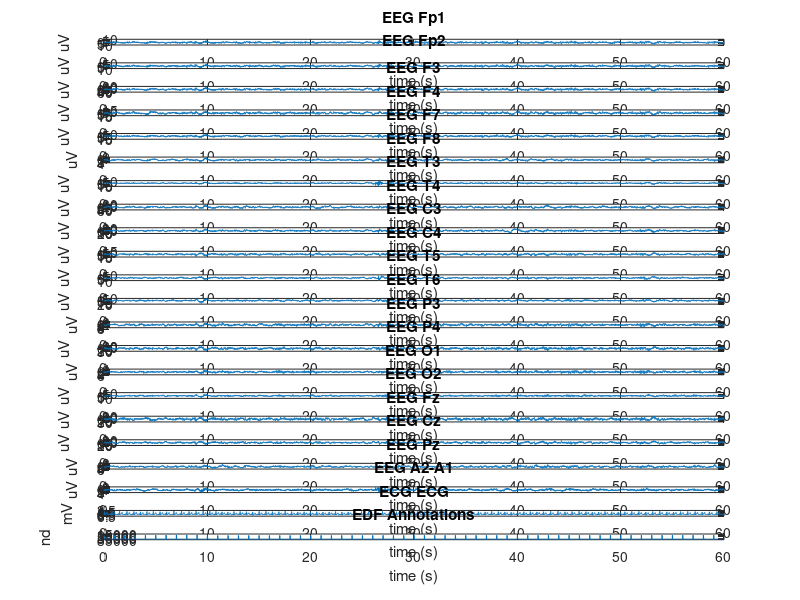
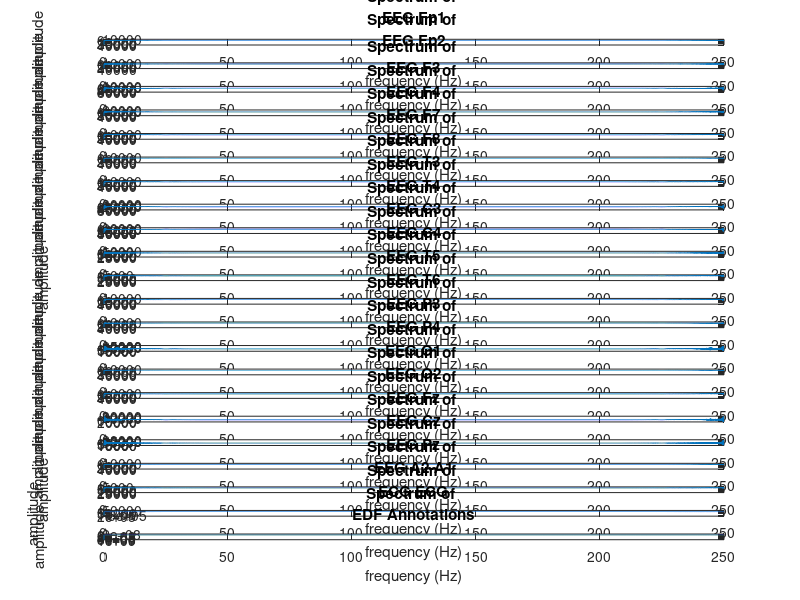

The MATLAB source for these figures, in order:
signal = load("downloaded_signal.mat");
    signal = signal.val;
    % number of samples
    N = size(signal,2);
    % number of channels
    Ch = size(signal,1);
    % sampling  - read from the .info file
    fs = 500;
    % base(s) and gain(s) - copy-paste data from .info file, for all channels if
    % necessary
    %base = 759.926000705;
    %gain = -3475;
    %units = 'uV';
    %channel_names = ['EEG Fp1'];
    
    base = [759.926000705,665.572325678, 573.024187942	,631.69163231	,789.269357091	,390.107862279, 222.987346527,	547.763543346, 527.555401568, 656.48690402, 560.753949022, 469.788751694,  496.93170171, 577.685346555, 197.322543698, 437.220424275, 680.442260993, 624.598992865, 202.349833174, 1180.34654117, 47502.3484796, 32767.5];
    gain = [-3475, -3016, -513, -2019, -2530, -6292, -1361, -456, -1115, 2539, 2884, -1545, -3431, 990, -2476,	-3611,	943,	1209,	-2092,	4558,	-10770,-1];
        %unit(s) - copy-paste data from .info file, for all channels if necessary
    units = {'uV','uV','uV','uV','uV','uV','uV','uV','uV','uV','uV','uV','uV','uV','uV','uV','uV','uV','uV','uV','mV','nd'};
        %channel names - copy-paste data from .info file, for all channels if
        % necessary
    channel_names = {'EEG Fp1',	'EEG Fp2', 'EEG F3', 'EEG F4', 'EEG F7', 'EEG F8', 'EEG T3', 'EEG T4', 'EEG C3', 'EEG C4', 'EEG T5', 'EEG T6', 'EEG P3', 'EEG P4', 'EEG O1', 'EEG O2', 'EEG Fz', 'EEG Cz', 'EEG Pz'	'EEG A2-A1', 'ECG ECG','EDF Annotations'};
        
        % create the appropriate time array, starting from 0s
        time = 0:0.002:59.998;
        
        figure(2)
        for I = 1: Ch
        %correct for base and gain
        signal(I,:) = (signal(I,:)- base(1,I))/gain(1,I);
            
        subplot(Ch,1,I)
        % plotting the upcoming channel data
        plot(time,signal(I,:))
        % title and axes
        title(channel_names(I))
        xlabel('time (s)')
        ylabel(units(I))
        end
% create the frequency array you will plot onto. It should start at 0 Hz
    % and end at half of the sampling frequency.
    frequency = 0:0.0083333333:249.992666666666;
    
    % initialize the spectrum variable
    spectra = [];
    
    figure(3)
    for I = 1: Ch
        % create the spectrum of your signal channel, and append it to the
        % previous spectra
        spectrum = fft(signal(I,:));
        spectra = [spectra; spectrum];
        
        subplot(Ch,1,I)
        % plotting the upcoming channel data. Be aware: you should have the
        % same number of samples in the frequency and spectrum arrays.
        plot(frequency,spectra(I,:))
        % title and axes
        title(['Spectrum of ',channel_names(I)])
        xlabel('frequency (Hz)')
        ylabel('amplitude')
    end
   